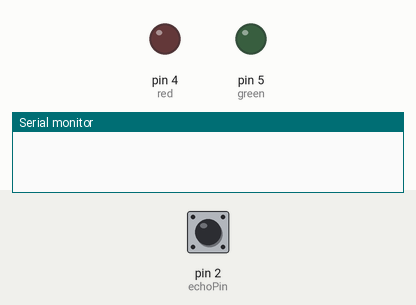
Recording of a sketch running on a simulated Arduino Uno, built with avr-gcc and run on an emulated ATmega328P. Shown: output pins drawn as LEDs (lit = HIGH), the last lines printed to the serial monitor. The test bench sets the inputs (shaded band); at power-on: pin 2 (echoPin) LOW. Pins used as bus, display or sensor lines are not drawn.

Above: at 0.1 s.
At 1.2 s:
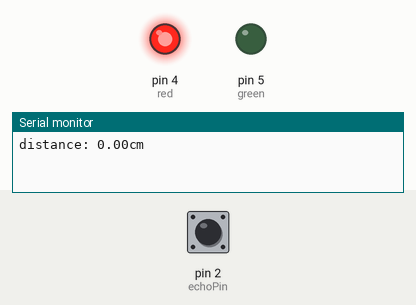
1.3 s: pin 2 (echoPin) pulsed HIGH 2 times (0.12 s each, 0.3 s apart)
At 2.5 s:
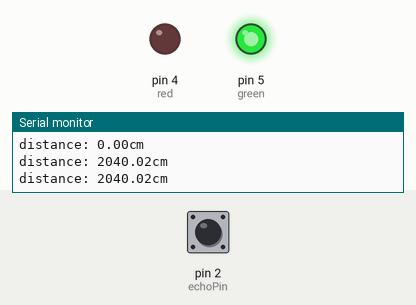
Timing chart, 0 to 4.3 s (numbered marks = the images above; inputs shaded):
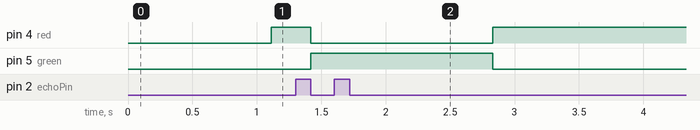

Measured:
- after the input at 1.3 s, pin 4 (red): HIGH → LOW after 0.12 s, → HIGH 1.4 s later; pin 5 (green): LOW → HIGH after 0.12 s, → LOW 1.4 s later

The sketch:

ultrasonic_sensor1.ino
```cpp
int echoPin=2;
int trigPin=3;
int red=4;
int green=5;
float duration;
float distance;
void setup()
{
pinMode(trigPin,OUTPUT);
pinMode(echoPin,INPUT);
pinMode(red,OUTPUT);
pinMode(green,OUTPUT);
Serial.begin(9600);
}

void loop()
{
  digitalWrite(trigPin,LOW);
  delay(100);
  digitalWrite(trigPin,HIGH);
  delay(10);
  digitalWrite(trigPin,LOW);
  duration = pulseIn(echoPin,HIGH);
  distance = duration*0.034/2;
  if(distance <10)
  {
    digitalWrite(red,HIGH);
    digitalWrite(green,LOW);
  }
  else if (distance>20)
  {
    digitalWrite(green,HIGH);
    digitalWrite(red,LOW);
  }
  else
  { digitalWrite(green,LOW);
    digitalWrite(red,LOW);
  }
  Serial.print("distance: ");
  Serial.print(distance);
  Serial.println("cm");
}
```
